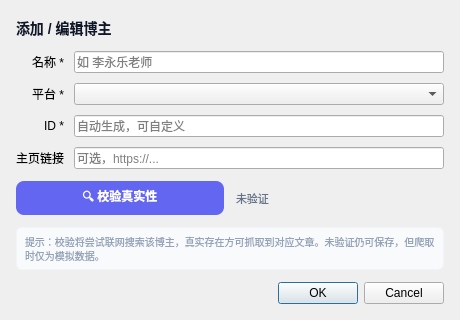
<?xml version="1.0" encoding="UTF-8"?>
<ui version="4.0">
 <class>BloggerDialog</class>
 <widget class="QDialog" name="BloggerDialog">
  <property name="geometry"><rect><x>0</x><y>0</y><width>460</width><height>320</height></rect></property>
  <property name="windowTitle"><string>博主</string></property>
  <layout class="QVBoxLayout" name="verticalLayout">
   <property name="spacing"><number>12</number></property>
   <property name="leftMargin"><number>16</number></property>
   <property name="topMargin"><number>16</number></property>
   <property name="rightMargin"><number>16</number></property>
   <property name="bottomMargin"><number>16</number></property>
   <item>
    <widget class="QLabel" name="labelTitle">
     <property name="text"><string>添加 / 编辑博主</string></property>
     <property name="styleSheet"><string notr="true">font-size:14px; font-weight:700; color:#0F172A;</string></property>
    </widget>
   </item>
   <item>
    <layout class="QFormLayout" name="formLayout">
     <property name="spacing"><number>10</number></property>
     <property name="labelAlignment"><set>Qt::AlignRight|Qt::AlignVCenter</set></property>
     <item row="0" column="0"><widget class="QLabel" name="labelName"><property name="text"><string>名称 *</string></property></widget></item>
     <item row="0" column="1"><widget class="QLineEdit" name="editName"><property name="placeholderText"><string>如 李永乐老师</string></property></widget></item>
     <item row="1" column="0"><widget class="QLabel" name="labelPlatform"><property name="text"><string>平台 *</string></property></widget></item>
     <item row="1" column="1"><widget class="QComboBox" name="comboPlatform"/></item>
     <item row="2" column="0"><widget class="QLabel" name="labelId"><property name="text"><string>ID *</string></property></widget></item>
     <item row="2" column="1"><widget class="QLineEdit" name="editId"><property name="placeholderText"><string>自动生成，可自定义</string></property></widget></item>
     <item row="3" column="0"><widget class="QLabel" name="labelUrl"><property name="text"><string>主页链接</string></property></widget></item>
     <item row="3" column="1"><widget class="QLineEdit" name="editUrl"><property name="placeholderText"><string>可选，https://...</string></property></widget></item>
    </layout>
   </item>
   <item>
    <layout class="QHBoxLayout" name="hlVerify">
     <item><widget class="QPushButton" name="btnVerify"><property name="text"><string>🔍 校验真实性</string></property><property name="minimumHeight"><number>32</number></property><property name="styleSheet"><string notr="true">background:#6366F1; color:white; border-radius:8px; font-weight:600; padding:6px 12px;</string></property></widget></item>
     <item><widget class="QLabel" name="labelVerifyStatus"><property name="text"><string>未验证</string></property><property name="styleSheet"><string notr="true">color:#64748B; font-size:11px;</string></property></widget></item>
    </layout>
   </item>
   <item>
    <widget class="QLabel" name="labelHint">
     <property name="text"><string>提示：校验将尝试联网搜索该博主，真实存在方可抓取到对应文章。未验证仍可保存，但爬取时仅为模拟数据。</string></property>
     <property name="wordWrap"><bool>true</bool></property>
     <property name="styleSheet"><string notr="true">color:#94A3B8; font-size:10px; background:#F8FAFC; border:1px solid #F1F5F9; border-radius:6px; padding:6px;</string></property>
    </widget>
   </item>
   <item>
    <widget class="QDialogButtonBox" name="buttonBox">
     <property name="orientation"><enum>Qt::Horizontal</enum></property>
     <property name="standardButtons"><set>QDialogButtonBox::Cancel|QDialogButtonBox::Ok</set></property>
    </widget>
   </item>
  </layout>
 </widget>
 <resources/>
 <connections/>
</ui>
